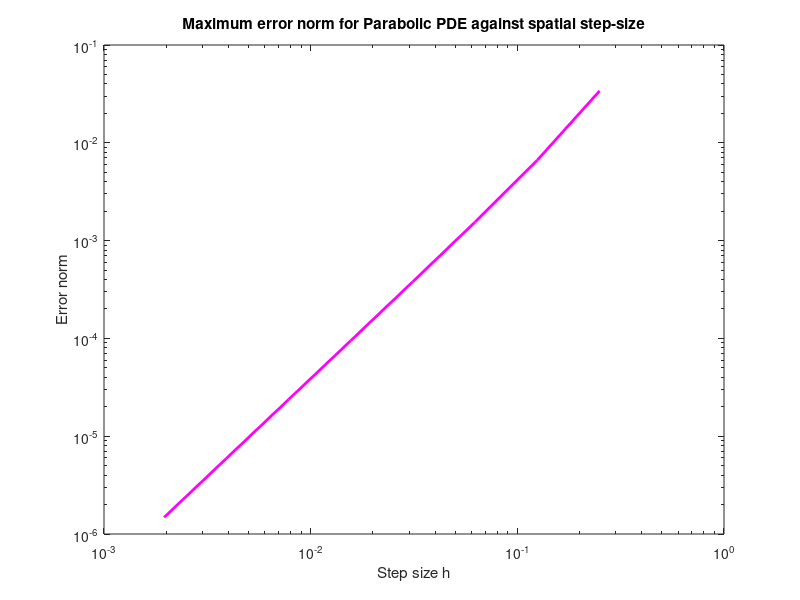

This chart was generated by the following MATLAB code: (Note: this script raises an error after producing the figure.)
% Reads in data
format long;
value = csvread('ParabolicError.csv');

% Retrieves h and error values
h = value(1:end,1);
error = value(1:end,2);

% Create plot
figure(1);
loglog(h,error,'m','LineWidth',2);
xlabel('Step size h'); ylabel('Error norm');
title('Maximum error norm for Parabolic PDE against spatial step-size'); % Improve with t
ax = gca; ax.FontSize = 14; axis tight;


